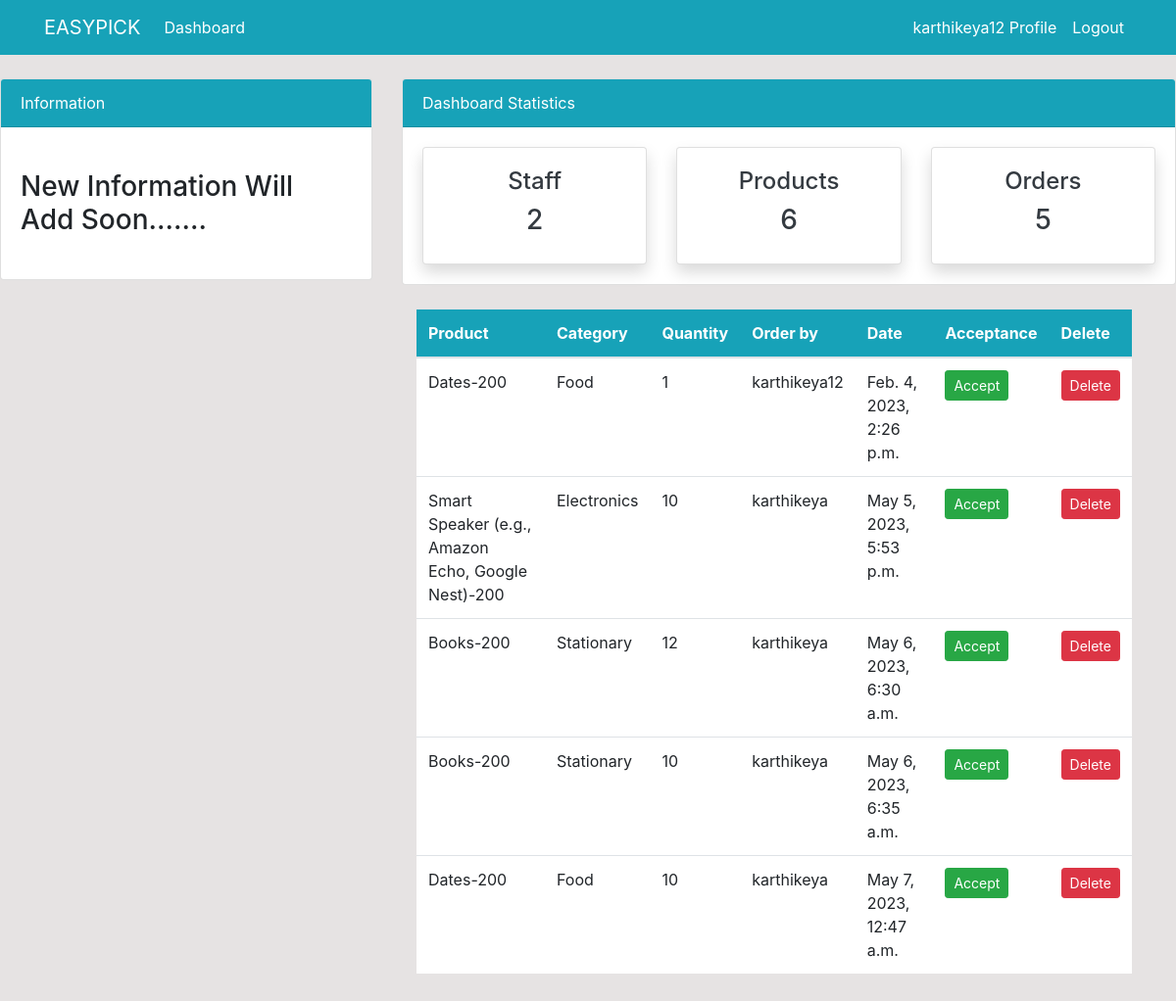
The app's page /order/ (signed in) with its own data.
### dashboard/models.py (models this page shows, shortened)
class Order(models.Model):
    Product = models.ForeignKey(Product,on_delete=models.CASCADE,null=True)
    staff = models.ForeignKey(User,models.CASCADE,null=True)
    order_quantity = models.PositiveBigIntegerField(null = True)
    date = models.DateTimeField(auto_now_add=True)
    class Meta:
        verbose_name_plural = 'Order'

class Product(models.Model):
    name = models.CharField(max_length=100, null=True)
    quantity = models.PositiveIntegerField(null=True)
    category = models.CharField(max_length=20, choices=CATEGORY, null=True)
    class Meta:
        verbose_name_plural = 'Product'
    def __str__(self):
        return f'{self.name}-{self.quantity}'

### dashboard/views.py (the view)
# urls.py: path('order/',views.order, name='dashboard-order'),
@login_required
def order(request):
    orders = Order.objects.all()
    orders_count= orders.count()
    workers_count = User.objects.all().count()
    product_count = Product.objects.all().count()
    context = {
        'orders' : orders,
        'workers_count': workers_count,
        'orders_count': orders_count,
        'product_count':product_count,
    }
    return render(request, 'dashboard/order.html',context)

### templates/dashboard/order.html (shortened to what this page needs)
{% extends 'partials/base.html' %}
{% block content %}
{%  include 'partials/topside.html' %}
<div class="container">
    <div class="row my-4">
        <div class="col-md-4">
        </div>
        <div class="col-md-8">
            <table class="table bg-white">
                <thead class="bg-info">
                    <tr class="text-white">
                        <th scope="col">Product</th>
                        <th scope="col">Category</th>
                        <th scope="col">Quantity</th>
                        <th scope="col">Order by</th>
                        <th scope="col">Date</th>
                        <th scope="col">Acceptance</th>
                        <th scope="col">Delete</th>
                    </tr>
                </thead>
                <tbody>
                    {% for orders in orders %}
                    <tr>
                        <td>{{ orders.Product  }}</td>
                        <td>{{ orders.Product.category }}</td>
                        <td>{{ orders.order_quantity }}</td>
                        <td>
                           {{orders.staff.username }}
                        </td>
                        <td>
                            {{orders.date }}
                         </td>
                         <td>
                        <a class="btn btn-success btn-sm" href="pop.html">Accept</a>
                        </td>
                        <td>
                            <a class="btn btn-danger btn-sm" href="">Delete</a>
                        </td>
                    </tr>
                    {% endfor%}
                </tbody>
            </table>
        </div>
    </div>
</div>
{% endblock %}

### templates/partials/nav.html (shortened to what this page needs)
<nav class = "navbar navbar-expand-lg navbar-info bg-info">
    {% if user.is_authenticated %}
    <div class="container">
        <a class="navbar-brand text-white" href="{% url 'dashboard-index' %}">EASYPICK</a>
        <div class = "collapse navbar-collapse" id="navbarSupportedcontent">
            <ul class="navbar-nav mr-auto">
                <li class = "nav-item active">
                    <a class ="nav-link text-white" href="{% url 'dashboard-index' %}">Dashboard<span class ="sr-only">(current)</span></a>
                </li>
            </ul>
            <ul class = "navbar-nav ml-auto">
                <li class ="nav-item active">
                    <a class="nav-link text-white" href="{% url 'user-profile' %}">{{user.username}} Profile<span class="sr-only">(current)</span></a>
                </li>
                <li class="nav-item">
                    <a class="nav-link text-white" href="{% url 'user-logout' %}">Logout</a>
                </li>
            </ul>
            {% endif %}
        </div>
    </div>
</nav>

### static/style.css (style rules this page uses)
body { background: rgb(230, 227, 227); }

### records on screen
Order: Product "Dates-200", Product.category "Food", order_quantity "1", staff.username "karthikeya12", date "Feb. 4, 2023, 2:26 p.m."
Order: Product "Smart Speaker (e.g., Amazon Echo, Google Nest)-200", Product.category "Electronics", order_quantity "10", staff.username "karthikeya", date "May 5, 2023, 5:53 p.m."
Order: Product "Books-200", Product.category "Stationary", order_quantity "12", staff.username "karthikeya", date "May 6, 2023, 6:30 a.m."
Order: Product "Books-200", Product.category "Stationary", order_quantity "10", staff.username "karthikeya", date "May 6, 2023, 6:35 a.m."
Order: Product "Dates-200", Product.category "Food", order_quantity "10", staff.username "karthikeya", date "May 7, 2023, 12:47 a.m."

### other values on screen
{{ user.username }} "karthikeya12"
{{ workers_count }} "2"
{{ product_count }} "6"
{{ orders_count }} "5"
